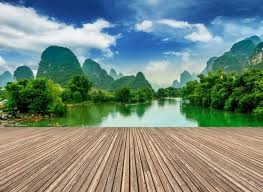
#> input picture datafiles/sample_image.jpeg, 263 x 192 px
$ jupyter execute 2D-interpolation.ipynb   (shell and % lines are left out)
#> lines starting #> are read from the running program, lines starting #| are printed output that depends on the picture; after the words box and inside, x2 and y2 are one past the last pixel; in counts of white or black regions, pixels touching at a corner belong together
[cell 1]
from PIL import Image
import numpy as np
from scipy import interpolate
import matplotlib.pyplot as plt

plt.rcParams["figure.dpi"]=150
plt.rcParams["figure.facecolor"]="white"

[cell 2]
im = Image.open("../datafiles/sample_image.jpeg")
#> im is the input picture: PIL image 263x192 RGB; mean R, G, B 117.1, 137.1, 125.4
display(im)

[cell 3]
# convert to grayscale
im_gs = im.convert("L")
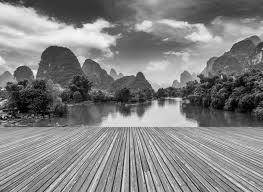
#> im_gs: PIL image 263x192 L; min 0, max 249, mean 129.8
# display(im_gs)
plt.imshow(im_gs, cmap='gray')
plt.axis('off')
plt.show()

[cell 4]
# convert to array
im_array = np.array(im_gs)
im_array.shape
#> Out = (192, 263)

[cell 5]
data = im_array
rotation = 10

def rotate_2D(data, rotation, x=[], y=[]):
    data[np.isnan(data)] = 0
    rotation = np.deg2rad(rotation)
    c, s = np.cos(rotation), np.sin(rotation)
    rot_matrix = np.array([[c, s],
                          [-s, c]])

    data_r = np.zeros([int(abs(data.shape[0]*np.cos(rotation)) + \
                           abs(data.shape[1]*np.sin(rotation))), \
                       int(abs(data.shape[0]*np.sin(rotation)) + \
                           abs(data.shape[1]*np.cos(rotation)))])

    if not x:
        x = np.linspace(-data.shape[0]/2, data.shape[0]/2, data.shape[0])
    if not y:
        y = np.linspace(-data.shape[1]/2, data.shape[1]/2, data.shape[1])

    x_start = x[0]
    x_end = x[-1]
    y_start = y[0]
    y_end = y[-1]

    min_max = rot_matrix @[[x_start, x_end, x_end, x_start],\
                           [y_start, y_start, y_end, y_end]]

    X_start = min_max[0, :].min()
    X_end = min_max[0, :].max()
    Y_start = min_max[1, :].min()
    Y_end = min_max[1, :].max()

    X = np.linspace(X_start, X_end, data_r.shape[0])
    Y = np.linspace(Y_start, Y_end, data_r.shape[1])

    X_grid, Y_grid = np.meshgrid(X, Y)
    X_grid = X_grid.transpose()
    Y_grid = Y_grid.transpose()

    rot_matrix = np.array([[c, -s], \
                           [s, c]])

    x_temp, y_temp = np.copy(data_r), np.copy(data_r)

    mask = np.full([int(abs(data.shape[0]*np.cos(rotation)) + \
                           abs(data.shape[1]*np.sin(rotation))), \
                       int(abs(data.shape[0]*np.sin(rotation)) + \
                           abs(data.shape[1]*np.cos(rotation)))], False, dtype=bool)

    for ii in range(mask.shape[0]):
        for jj in range(mask.shape[1]):
            x_temp[ii, jj], y_temp[ii, jj] = rot_matrix @[[X_grid[ii, jj]], [Y_grid[ii, jj]]]
            if x_temp[ii, jj] < x_start or x_temp[ii, jj] > x_end or \
               y_temp[ii, jj] < y_start or y_temp[ii, jj] > y_end:
                mask[ii, jj] = True

    interp = interpolate.RectBivariateSpline(x, y, data)
    data_r = interp.ev(x_temp, y_temp)
    data_r[mask] = np.nan

    return data_r, X, Y

[cell 6]
data_r, _, _ = rotate_2D(data, 30)
#> after the loop in rotate_2D, `for ii in range(mask.shape[0]):`:
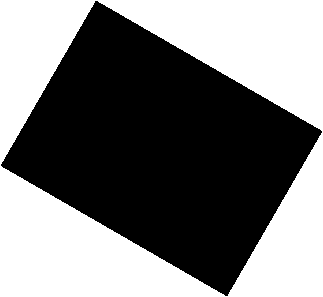
#> mask: shape (297, 323) bool; 48% white; 1 white region, box (x1, y1, x2, y2) and area: (0, 0, 323, 297) 46012
#> after the loop in rotate_2D, `for ii in range(mask.shape[0]):`:
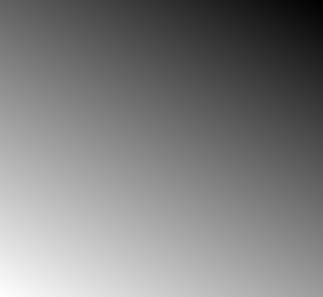
#> x_temp: shape (297, 323) float64; min -209.9, max 209.9, mean 0; drawn with min black and max white
#> after the loop in rotate_2D, `for ii in range(mask.shape[0]):`:
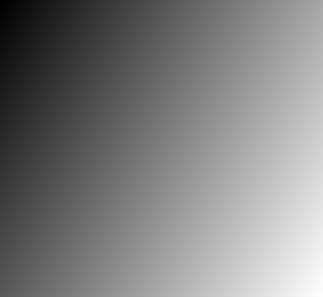
#> y_temp: shape (297, 323) float64; min -214.6, max 214.6, mean 0; drawn with min black and max white
#> in rotate_2D, `data_r[mask] = np.nan`:
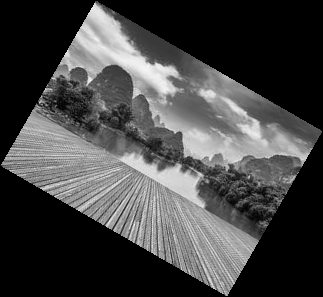
#> data_r: shape (297, 323) float64; 47.96% of the values are NaN or infinite; the others: min -4.29, max 255.6, mean 129.8; drawn with min black, max white, NaN and infinite black
plt.imshow(data_r, cmap='gray')
plt.axis('off')
plt.show()

[cell 7]
data = im_array
rotation = 10

def rotate_3D(data, rotation, x=[], y=[]):
    data[np.isnan(data)] = 0
    rotation = np.deg2rad(rotation)
    c, s = np.cos(rotation), np.sin(rotation)
    rot_matrix = np.array([[c, s],
                          [-s, c]])

    data_r = np.zeros([int(abs(data.shape[1]*np.cos(rotation)) + \
                           abs(data.shape[2]*np.sin(rotation))), \
                       int(abs(data.shape[1]*np.sin(rotation)) + \
                           abs(data.shape[2]*np.cos(rotation)))])

    if not x:
        x = np.linspace(-data.shape[1]/2, data.shape[1]/2, data.shape[1])
    if not y:
        y = np.linspace(-data.shape[2]/2, data.shape[2]/2, data.shape[2])

    x_start = x[0]
    x_end = x[-1]
    y_start = y[0]
    y_end = y[-1]

    min_max = rot_matrix @[[x_start, x_end, x_end, x_start],\
                           [y_start, y_start, y_end, y_end]]

    X_start = min_max[0, :].min()
    X_end = min_max[0, :].max()
    Y_start = min_max[1, :].min()
    Y_end = min_max[1, :].max()

    X = np.linspace(X_start, X_end, data_r.shape[0])
    Y = np.linspace(Y_start, Y_end, data_r.shape[1])

    X_grid, Y_grid = np.meshgrid(X, Y)
    X_grid = X_grid.transpose()
    Y_grid = Y_grid.transpose()

    rot_matrix = np.array([[c, -s], \
                           [s, c]])

    x_temp, y_temp = np.copy(data_r), np.copy(data_r)

    mask = np.full([int(abs(data.shape[1]*np.cos(rotation)) + \
                           abs(data.shape[2]*np.sin(rotation))), \
                       int(abs(data.shape[1]*np.sin(rotation)) + \
                           abs(data.shape[2]*np.cos(rotation)))], False, dtype=bool)

    for ii in range(mask.shape[0]):
        for jj in range(mask.shape[1]):
            x_temp[ii, jj], y_temp[ii, jj] = rot_matrix @[[X_grid[ii, jj]], [Y_grid[ii, jj]]]
            if x_temp[ii, jj] < x_start or x_temp[ii, jj] > x_end or \
               y_temp[ii, jj] < y_start or y_temp[ii, jj] > y_end:
                mask[ii, jj] = True

    data_3r = []
    for ii in range(data.shape[0]):
        interp = interpolate.RectBivariateSpline(x, y, data[ii, :, :])
        data_r = interp.ev(x_temp, y_temp)
        data_r[mask] = np.nan
        data_3r.append(data_r)

    data_3r = np.array(data_3r)
    return data_3r, X, Y

[cell 8]
data_3d = np.array(im)
data_3d = np.transpose(data_3d, (2, 0, 1))
data_3d.shape
#> Out = (3, 192, 263)

[cell 9]
data_3r, _, _ = rotate_3D(data_3d, 30)
#> the loop in rotate_3D, `for ii in range(data.shape[0]):` made 3 passes
#> pass 1, in rotate_3D, `data_r = interp.ev(x_temp, y_temp)`:
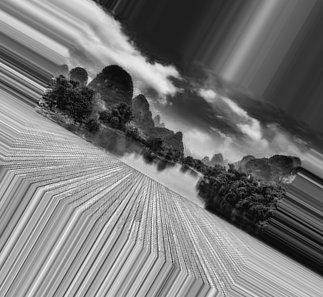
#> data_r: shape (297, 323) float64; min -14.73, max 265.7, mean 117.7; drawn with min black and max white
#> pass 2, in rotate_3D, `data_r = interp.ev(x_temp, y_temp)`:
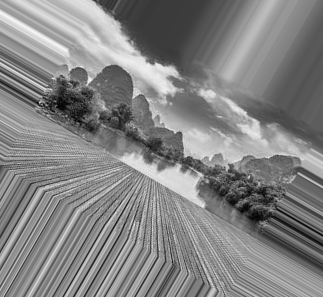
#> data_r: shape (297, 323) float64; min -4.57, max 263, mean 134.2; drawn with min black and max white
#> pass 3, in rotate_3D, `data_r = interp.ev(x_temp, y_temp)`:
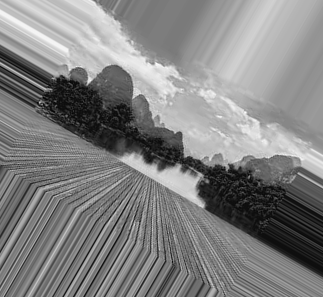
#> data_r: shape (297, 323) float64; min -16.53, max 267.1, mean 128.5; drawn with min black and max white
#> after the loop in rotate_3D, `for ii in range(data.shape[0]):`:
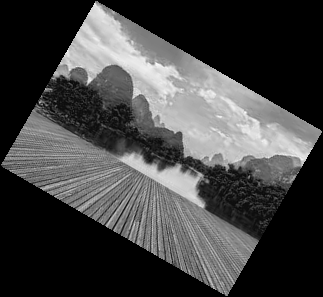
#> data_r: shape (297, 323) float64; 47.96% of the values are NaN or infinite; the others: min -16.53, max 267.1, mean 125.3; drawn with min black, max white, NaN and infinite black
#> after the loop in rotate_3D, `for ii in range(data.shape[0]):`: data_3r = 3 items

[cell 10]
plt.imshow(data_3r[1, :, :])
plt.axis('off')
plt.show()
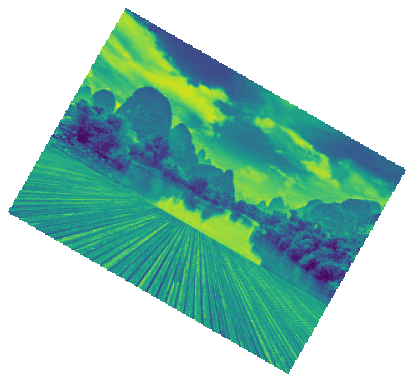
#> figure drawn by matplotlib, 1 panel
